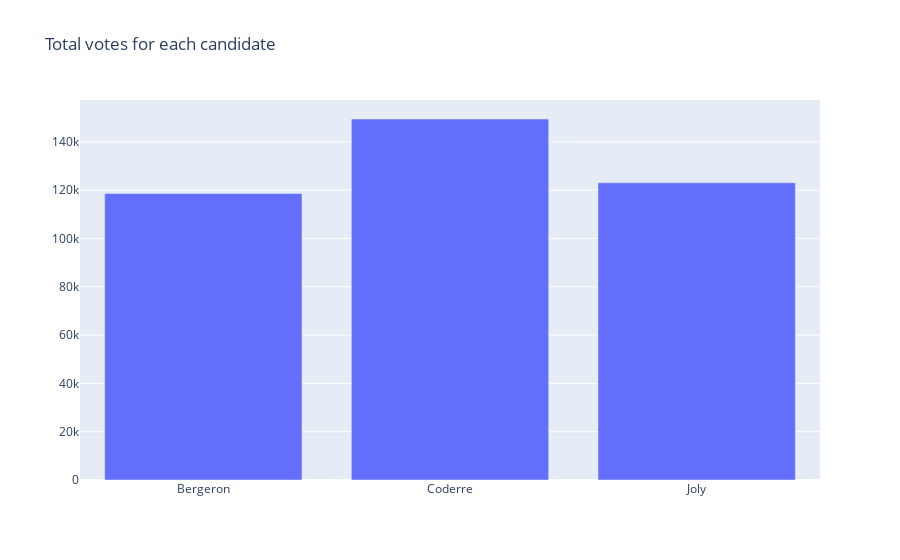

The notebook cell saved with this chart:
### Code cell
import pandas as pd
import plotly.graph_objs as go

df = pd.read_csv('https://raw.githubusercontent.com/plotly/datasets/master/election.csv')
df = df.melt(id_vars=['district', 'total', 'winner', 'result', 'district_id'],
value_vars=['Coderre', 'Bergeron', 'Joly'], var_name='candidate', value_name='votes')

total_votes = df.groupby('candidate')['votes'].sum().reset_index()

fig = go.Figure([go.Bar(x=total_votes['candidate'], y=total_votes['votes'])])
fig.update_layout(title='Total votes for each candidate')
fig.show()

### Figure 1 — Plotly figure (JSON) as saved in the notebook; plotly's stock layout.template omitted (floating-point values rounded to 4 significant figures)
{"data": [{"type": "bar", "x": ["Bergeron", "Coderre", "Joly"], "y": [118637, 149467, 123062]}], "layout": {"autosize": true, "title": {"text": "Total votes for each candidate"}, "xaxis": {"autorange": true, "range": [-0.5, 2.5], "type": "category"}, "yaxis": {"autorange": true, "range": [0, 157300.0], "type": "linear"}}}
